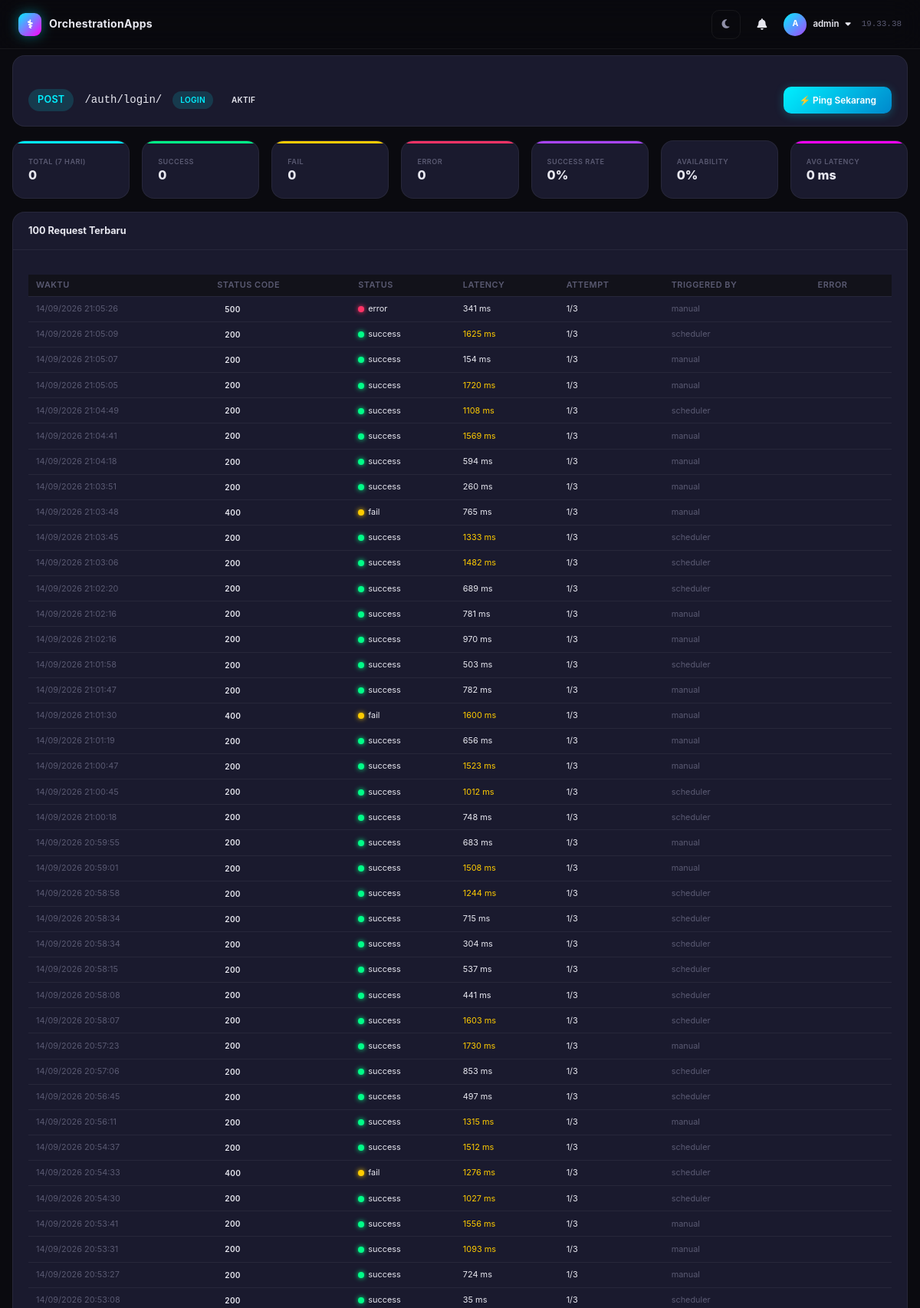
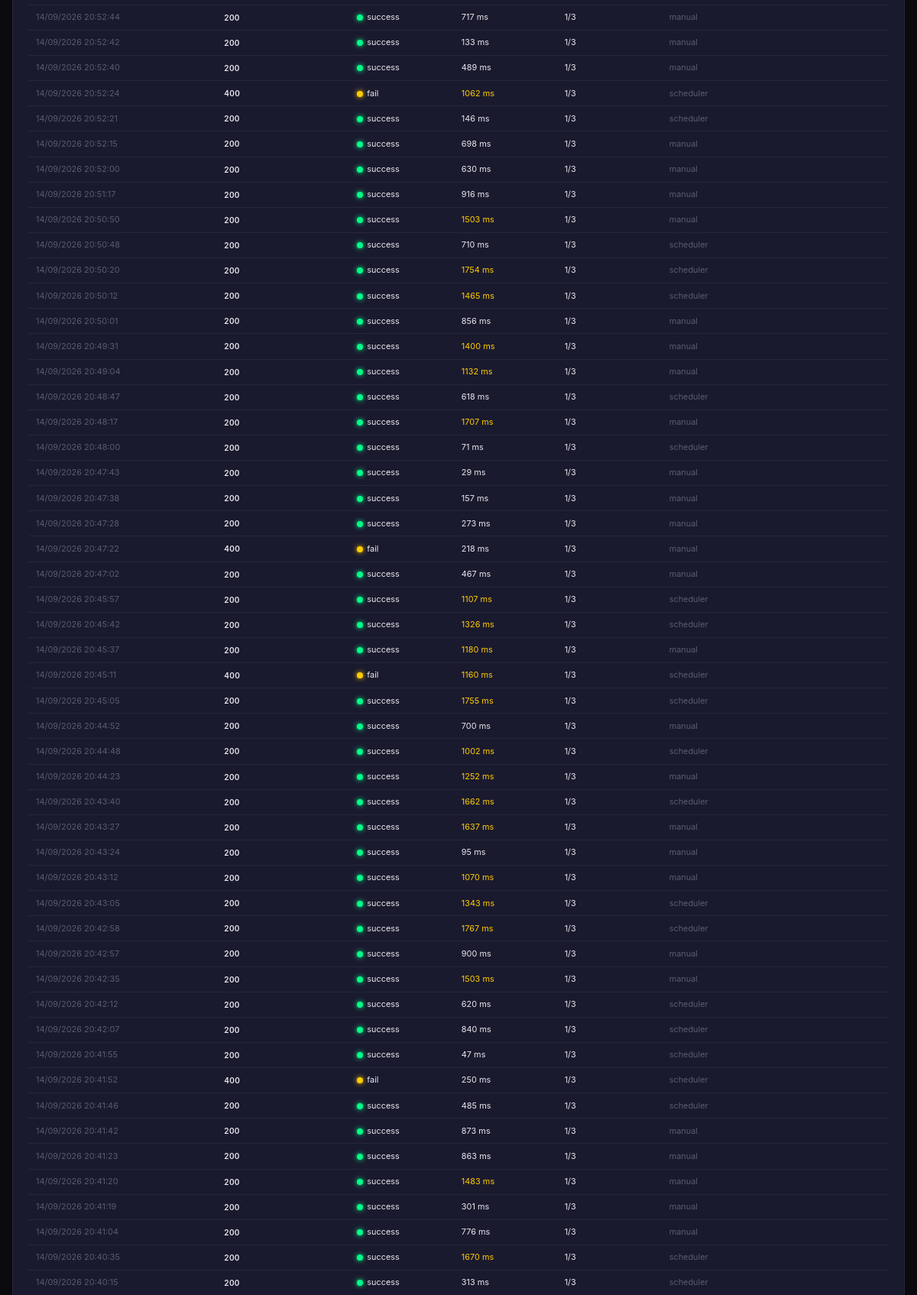
Page /endpoints/1/ (signed in, upper part) on the committed database (2 pictures, top to bottom).
### apps/monitor/models.py (models this page shows, shortened)
class APIEndpoint(models.Model):
    name = models.CharField(max_length=120)
    method = models.CharField(max_length=10, default="GET")
    path = models.CharField(max_length=255)  # e.g. /auth/login/
    module = models.CharField(max_length=60, default="general")
    is_active = models.BooleanField(default=True)
    created_at = models.DateTimeField(auto_now_add=True)
    class Meta:
        ordering = ["module", "name"]

class APIRequestLog(models.Model):
    STATUS_SUCCESS = "success"
    STATUS_FAIL = "fail"
    STATUS_ERROR = "error"
    STATUS_CHOICES = [
        (STATUS_SUCCESS, "Success"),
        (STATUS_FAIL, "Fail"),
        (STATUS_ERROR, "Error"),
    ]
    endpoint = models.ForeignKey(
        APIEndpoint,
        on_delete=models.SET_NULL,
        null=True,
        blank=True,
        related_name="logs",
    )
    method = models.CharField(max_length=10)
    path = models.CharField(max_length=255)
    status_code = models.IntegerField(null=True, blank=True)
    status = models.CharField(max_length=10, choices=STATUS_CHOICES, default=STATUS_ERROR)
    response_time_ms = models.FloatField(null=True, blank=True)
    attempt = models.PositiveSmallIntegerField(default=1)
    max_attempts = models.PositiveSmallIntegerField(default=3)
    request_body = models.TextField(blank=True, default="")
    response_body = models.TextField(blank=True, default="")
    error_message = models.TextField(blank=True, default="")
    triggered_by = models.CharField(max_length=80, default="manual")  # manual / scheduler / webhook
    created_at = models.DateTimeField(default=timezone.now)
    class Meta:
        ordering = ["-created_at"]
        indexes = [
            models.Index(fields=["status", "created_at"]),
            models.Index(fields=["path", "created_at"]),
        ]

### apps/monitor/views.py (the view)
# urls.py: path("endpoints/<int:pk>/", views.endpoint_detail, name="endpoint_detail"),
@login_required
def endpoint_detail(request, pk):
    ep = get_object_or_404(APIEndpoint, pk=pk)
    logs = APIRequestLog.objects.filter(endpoint=ep).order_by("-created_at")[:100]
    stats = _stats_for_period_for_endpoint(ep, days=7)
    context = {
        "endpoint": ep,
        "logs": logs,
        "stats": stats,
        "active_menu": "endpoints",
    }
    return render(request, "monitor/endpoint_detail.html", context)

### apps/monitor/views.py (called while the page is built)
def _stats_for_period_for_endpoint(ep, days=7):
    since = timezone.now() - timedelta(days=days)
    qs = APIRequestLog.objects.filter(endpoint=ep, created_at__gte=since)
    total = qs.count()
    success = qs.filter(status="success").count()
    fail = qs.filter(status="fail").count()
    error = qs.filter(status="error").count()
    avg_ms = qs.aggregate(a=Avg("response_time_ms"))["a"] or 0
    reachable = success + qs.filter(
        status="fail", status_code__gte=400, status_code__lt=500
    ).count()
    rate = round((success / total * 100), 1) if total else 0
    avail = round((reachable / total * 100), 1) if total else 0
    return {
        "total": total, "success": success, "fail": fail,
        "error": error, "avg_ms": round(avg_ms, 1),
        "success_rate": rate, "availability": avail,
    }

### templates/monitor/endpoint_detail.html (shortened to what this page needs)
{% extends "base.html" %}
{% block content %}
<div class="card" style="margin-bottom:1.25rem">
  <div class="card__body" style="display:flex;align-items:center;gap:1rem;flex-wrap:wrap">
    <span class="badge badge--method-{{ endpoint.method|lower }}" style="font-size:.9rem;padding:4px 12px">{{ endpoint.method }}</span>
    <code style="font-size:1rem">{{ endpoint.path }}</code>
    <span class="badge badge--module">{{ endpoint.module }}</span>
    {% if endpoint.is_active %}<span class="badge badge--success">Aktif</span>{% else %}<span class="badge badge--muted">Nonaktif</span>{% endif %}
    <div style="margin-left:auto">
      <button class="btn btn--primary ping-btn" data-id="{{ endpoint.pk }}">⚡ Ping Sekarang</button>
    </div>
  </div>
</div>
<div class="kpi-grid" style="grid-template-columns:repeat(auto-fill,minmax(150px,1fr));margin-bottom:1.25rem">
  <div class="kpi-card kpi-card--total">
    <div class="kpi-card__body">
      <span class="kpi-card__label">Total (7 hari)</span>
      <span class="kpi-card__value">{{ stats.total }}</span>
    </div>
  </div>
  <div class="kpi-card kpi-card--success">
    <div class="kpi-card__body">
      <span class="kpi-card__label">Success</span>
      <span class="kpi-card__value">{{ stats.success }}</span>
    </div>
  </div>
  <div class="kpi-card kpi-card--fail">
    <div class="kpi-card__body">
      <span class="kpi-card__label">Fail</span>
      <span class="kpi-card__value">{{ stats.fail }}</span>
    </div>
  </div>
  <div class="kpi-card kpi-card--error">
    <div class="kpi-card__body">
      <span class="kpi-card__label">Error</span>
      <span class="kpi-card__value">{{ stats.error }}</span>
    </div>
  </div>
  <div class="kpi-card kpi-card--rate">
    <div class="kpi-card__body">
      <span class="kpi-card__label">Success Rate</span>
      <span class="kpi-card__value">{{ stats.success_rate }}%</span>
    </div>
  </div>
  <div class="kpi-card kpi-card--avail">
    <div class="kpi-card__body">
      <span class="kpi-card__label">Availability</span>
      <span class="kpi-card__value">{{ stats.availability }}%</span>
    </div>
  </div>
  <div class="kpi-card kpi-card--latency">
    <div class="kpi-card__body">
      <span class="kpi-card__label">Avg Latency</span>
      <span class="kpi-card__value">{{ stats.avg_ms }} ms</span>
    </div>
  </div>
</div>
<div class="card">
  <div class="card__header">
    <h2 class="card__title">100 Request Terbaru</h2>
  </div>
  <div class="card__body">
    <table class="table table--compact">
      <thead>
        <tr>
          <th>Waktu</th>
          <th>Status Code</th>
          <th>Status</th>
          <th>Latency</th>
          <th>Attempt</th>
          <th>Triggered By</th>
          <th>Error</th>
        </tr>
      </thead>
      <tbody>
        {% for log in logs %}
        <tr>
          <td class="text-muted text-sm">{{ log.created_at|date:"d/m/Y H:i:s" }}</td>
          <td>
            <span class="badge {% if log.status_code >= 200 and log.status_code < 300 %}badge--success{% elif log.status_code >= 400 and log.status_code < 500 %}badge--warn{% elif log.status_code %}badge--error{% else %}badge--muted{% endif %}">
              {{ log.status_code|default:"—" }}
            </span>
          </td>
          <td><span class="status-dot status-dot--{{ log.status }}"></span>{{ log.status }}</td>
          <td class="{% if log.response_time_ms > 2000 %}text-danger{% elif log.response_time_ms > 1000 %}text-warn{% endif %}">
            {{ log.response_time_ms|floatformat:0|default:"—" }} ms
          </td>
          <td class="{% if log.attempt > 1 %}text-warn{% endif %}">{{ log.attempt }}/{{ log.max_attempts }}</td>
          <td class="text-muted">{{ log.triggered_by }}</td>
          <td class="text-danger text-sm" style="max-width:200px;overflow:hidden;text-overflow:ellipsis;white-space:nowrap" title="{{ log.error_message }}">
          </td>
        </tr>
        {% empty %}
        <tr><td colspan="7" class="text-center text-muted" style="padding:2rem">Belum ada log untuk endpoint ini.</td></tr>
        {% endfor %}
      </tbody>
    </table>
  </div>
</div>
{% endblock %}

### templates/partials/navbar.html (shortened to what this page needs)
<header class="navbar">
  <div class="navbar__brand">
    <span class="navbar__logo">⚕</span>
    <span class="navbar__title">OrchestrationApps</span>
  </div>
  <div class="navbar__right">
    <button class="navbar__theme" id="themeToggle" title="Ubah tema" aria-label="Ubah tema">
      <i class="fa-solid fa-moon"></i>
    </button>
    <div class="navbar__notify" id="notifyBell">
      <button class="navbar__bell" id="bellBtn" title="Notifikasi" aria-label="Notifikasi">
        <i class="fa-solid fa-bell"></i>
      </button>
    </div>
    <div class="navbar__user" id="userMenuWrap">
      <div class="navbar__avatar">{{ request.user.username|first|upper }}</div>
      <span>{{ request.user.username }}</span>
      <i class="fa-solid fa-caret-down"></i>
    </div>
    <span class="navbar__time" id="clock"></span>
  </div>
</header>

### static/css/theme.css (style rules this page uses)
:root { --bg-primary: #0a0a0f; --bg-secondary: #12121a; --bg-card: #1a1a2e; --bg-card-hover: #1f1f35; --bg-input: #16162a; --bg-sidebar: #0d0d18; --bg-topbar: rgba(10, 10, 15, 0.85); --text-primary: #e8e8f0; --text-secondary: #9090a8; --text-muted: #5a5a72; --neon-cyan: #00f0ff; --neon-cyan-dim: rgba(0, 240, 255, 0.15); --neon-cyan-glow: rgba(0, 240, 255, 0.4); --neon-magenta: #ff00ff; --neon-magenta-dim: rgba(255, 0, 255, 0.15); --neon-green: #00ff88; --neon-green-dim: rgba(0, 255, 136, 0.15); --neon-red: #ff3366; --neon-red-dim: rgba(255, 51, 102, 0.15); --neon-yellow: #ffcc00; --neon-yellow-dim: rgba(255, 204, 0, 0.15); --neon-orange: #ff8800; --neon-purple: #aa44ff; --border-color: rgba(255, 255, 255, 0.06); --border-active: rgba(0, 240, 255, 0.3); --shadow-sm: 0 2px 8px rgba(0, 0, 0, 0.3); --shadow-md: 0 4px 20px rgba(0, 0, 0, 0.4); --shadow-lg: 0 8px 40px rgba(0, 0, 0, 0.5); --shadow-neon: 0 0 15px rgba(0, 240, 255, 0.15); --radius-sm: 6px; --radius-md: 10px; --radius-lg: 16px; --radius-xl: 24px; --font-main: 'Inter', 'Segoe UI', sans-serif; --font-mono: 'JetBrains Mono', 'Fira Code', monospace; --transition: 0.2s ease; --transition-slow: 0.4s cubic-bezier(0.4, 0, 0.2, 1); --sidebar-width: 260px; --topbar-height: 64px; --color-text: #e8e8f0; --color-muted: #9090a8; --color-border: rgba(255, 255, 255, 0.06); --bg-canvas: #05060c; --node-fill: rgba(28, 32, 54, 0.92); --node-stroke: rgba(120, 150, 255, 0.45); --node-title: #f4f6ff; --node-tech: #9aa6d6; --tooltip-bg: #0c0c18; --tooltip-text: #ffffff; --feed-title: #f4f6ff; --feed-accent: #c8cdf0; --ns-val: #eef0ff; --ai-value: #e6e7f6; --ai-head: #cdbcff; --db-name: #c8cdf0; --db-sub: #c8cdf0; --icon-color: #9aa6d6; --grid-line: rgba(120, 160, 255, 0.07); --grid-major: rgba(120, 160, 255, 0.12); }
*, *::before, *::after { margin: 0; padding: 0; box-sizing: border-box; }
html { font-size: 14px; scroll-behavior: smooth; }
body { font-family: var(--font-main); background: var(--bg-primary); color: var(--text-primary); line-height: 1.6; overflow-x: hidden; min-height: 100vh; transition: background var(--transition), color var(--transition); }
.app-layout { display: block; min-height: 100vh; }
.card { background: var(--bg-card); border: 1px solid var(--border-color); border-radius: var(--radius-lg); padding: 24px; transition: all var(--transition); }
.btn { display: inline-flex; align-items: center; gap: 8px; padding: 10px 20px; border-radius: var(--radius-md); font-family: var(--font-main); font-size: 0.85rem; font-weight: 600; cursor: pointer; border: 1px solid transparent; transition: all var(--transition); text-decoration: none; white-space: nowrap; }
.table { width: 100%; border-collapse: collapse; font-size: 0.85rem; }
.table thead th { padding: 12px 16px; text-align: left; font-weight: 600; font-size: 0.75rem; text-transform: uppercase; letter-spacing: 0.5px; color: var(--text-muted); background: var(--bg-secondary); border-bottom: 1px solid var(--border-color); white-space: nowrap; }
.table tbody tr { transition: background var(--transition); border-bottom: 1px solid var(--border-color); }
.table tbody td { padding: 12px 16px; vertical-align: middle; }
.badge { display: inline-flex; align-items: center; gap: 4px; padding: 3px 10px; border-radius: 20px; font-size: 0.72rem; font-weight: 600; text-transform: uppercase; letter-spacing: 0.3px; }
.text-muted { color: var(--text-muted); }
.text-sm { font-size: 0.78rem; }

### rows in the picture
APIEndpoint: method "POST", path "/auth/login/", module "LOGIN"

### other values in the picture
{{ request.user.username|first|upper }} "A"
{{ request.user.username }} "admin"
{{ stats.total }} "0"
{{ stats.success }} "0"
{{ stats.fail }} "0"
{{ stats.error }} "0"
{{ stats.success_rate }} "0"
{{ stats.availability }} "0"
{{ stats.avg_ms }} "0"
